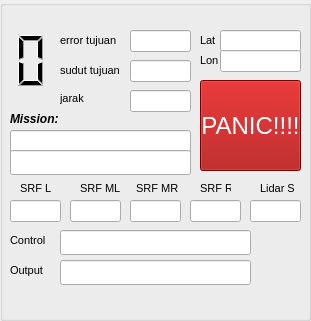
              <widget class="QGroupBox" name="groupBox_2">
               <property name="geometry">
                <rect>
                 <x>1500</x>
                 <y>570</y>
                 <width>311</width>
                 <height>321</height>
                </rect>
               </property>
               <property name="font">
                <font>
                 <pointsize>12</pointsize>
                 <weight>75</weight>
                 <italic>true</italic>
                 <bold>true</bold>
                </font>
               </property>
               <property name="title">
                <string/>
               </property>
               <widget class="QLabel" name="label_81">
                <property name="geometry">
                 <rect>
                  <x>60</x>
                  <y>30</y>
                  <width>71</width>
                  <height>20</height>
                 </rect>
                </property>
                <property name="font">
                 <font>
                  <pointsize>8</pointsize>
                  <weight>50</weight>
                  <italic>false</italic>
                  <bold>false</bold>
                 </font>
                </property>
                <property name="text">
                 <string>error tujuan</string>
                </property>
               </widget>
               <widget class="QLabel" name="label_82">
                <property name="geometry">
                 <rect>
                  <x>60</x>
                  <y>60</y>
                  <width>71</width>
                  <height>20</height>
                 </rect>
                </property>
                <property name="font">
                 <font>
                  <pointsize>8</pointsize>
                  <weight>50</weight>
                  <italic>false</italic>
                  <bold>false</bold>
                 </font>
                </property>
                <property name="text">
                 <string>sudut tujuan</string>
                </property>
               </widget>
               <widget class="QLineEdit" name="lineEditErrorSudut">
                <property name="geometry">
                 <rect>
                  <x>130</x>
                  <y>30</y>
                  <width>61</width>
                  <height>22</height>
                 </rect>
                </property>
                <property name="font">
                 <font>
                  <pointsize>8</pointsize>
                  <weight>50</weight>
                  <italic>false</italic>
                  <bold>false</bold>
                 </font>
                </property>
                <property name="text">
                 <string/>
                </property>
                <property name="readOnly">
                 <bool>true</bool>
                </property>
               </widget>
               <widget class="QLineEdit" name="lineEditSudutTujuan">
                <property name="geometry">
                 <rect>
                  <x>130</x>
                  <y>60</y>
                  <width>61</width>
                  <height>22</height>
                 </rect>
                </property>
                <property name="font">
                 <font>
                  <pointsize>8</pointsize>
                  <weight>50</weight>
                  <italic>false</italic>
                  <bold>false</bold>
                 </font>
                </property>
                <property name="text">
                 <string/>
                </property>
                <property name="dragEnabled">
                 <bool>true</bool>
                </property>
                <property name="readOnly">
                 <bool>true</bool>
                </property>
               </widget>
               <widget class="QLabel" name="label_24">
                <property name="geometry">
                 <rect>
                  <x>60</x>
                  <y>90</y>
                  <width>55</width>
                  <height>16</height>
                 </rect>
                </property>
                <property name="font">
                 <font>
                  <pointsize>8</pointsize>
                  <weight>50</weight>
                  <italic>false</italic>
                  <bold>false</bold>
                 </font>
                </property>
                <property name="text">
                 <string>jarak</string>
                </property>
               </widget>
               <widget class="QLineEdit" name="lineEditJarak">
                <property name="geometry">
                 <rect>
                  <x>130</x>
                  <y>90</y>
                  <width>61</width>
                  <height>22</height>
                 </rect>
                </property>
                <property name="font">
                 <font>
                  <pointsize>8</pointsize>
                  <weight>50</weight>
                  <italic>false</italic>
                  <bold>false</bold>
                 </font>
                </property>
                <property name="text">
                 <string/>
                </property>
                <property name="readOnly">
                 <bool>true</bool>
                </property>
               </widget>
               <widget class="QLineEdit" name="lineEditCurrentMission">
                <property name="geometry">
                 <rect>
                  <x>10</x>
                  <y>130</y>
                  <width>181</width>
                  <height>25</height>
                 </rect>
                </property>
                <property name="font">
                 <font>
                  <weight>50</weight>
                  <italic>false</italic>
                  <bold>false</bold>
                 </font>
                </property>
                <property name="text">
                 <string/>
                </property>
                <property name="readOnly">
                 <bool>true</bool>
                </property>
               </widget>
               <widget class="QLabel" name="label_89">
                <property name="geometry">
                 <rect>
                  <x>10</x>
                  <y>110</y>
                  <width>67</width>
                  <height>17</height>
                 </rect>
                </property>
                <property name="font">
                 <font>
                  <pointsize>9</pointsize>
                 </font>
                </property>
                <property name="text">
                 <string>Mission:</string>
                </property>
               </widget>
               <widget class="QLineEdit" name="lineEditCurrentMission_2">
                <property name="geometry">
                 <rect>
                  <x>10</x>
                  <y>150</y>
                  <width>181</width>
                  <height>25</height>
                 </rect>
                </property>
                <property name="font">
                 <font>
                  <pointsize>10</pointsize>
                  <weight>50</weight>
                  <italic>false</italic>
                  <bold>false</bold>
                 </font>
                </property>
                <property name="readOnly">
                 <bool>true</bool>
                </property>
               </widget>
               <widget class="QLineEdit" name="lineEditCurrLat">
                <property name="geometry">
                 <rect>
                  <x>220</x>
                  <y>30</y>
                  <width>81</width>
                  <height>22</height>
                 </rect>
                </property>
                <property name="font">
                 <font>
                  <pointsize>8</pointsize>
                  <weight>50</weight>
                  <italic>false</italic>
                  <bold>false</bold>
                 </font>
                </property>
                <property name="text">
                 <string/>
                </property>
                <property name="readOnly">
                 <bool>true</bool>
                </property>
               </widget>
               <widget class="QLineEdit" name="lineEditCurrLong">
                <property name="geometry">
                 <rect>
                  <x>220</x>
                  <y>50</y>
                  <width>81</width>
                  <height>22</height>
                 </rect>
                </property>
                <property name="font">
                 <font>
                  <pointsize>8</pointsize>
                  <weight>50</weight>
                  <italic>false</italic>
                  <bold>false</bold>
                 </font>
                </property>
                <property name="text">
                 <string/>
                </property>
                <property name="readOnly">
                 <bool>true</bool>
                </property>
               </widget>
               <widget class="QLabel" name="label_42">
                <property name="geometry">
                 <rect>
                  <x>200</x>
                  <y>30</y>
                  <width>21</width>
                  <height>20</height>
                 </rect>
                </property>
                <property name="font">
                 <font>
                  <pointsize>8</pointsize>
                  <weight>50</weight>
                  <italic>false</italic>
                  <bold>false</bold>
                 </font>
                </property>
                <property name="text">
                 <string>Lat</string>
                </property>
               </widget>
               <widget class="QLabel" name="label_46">
                <property name="geometry">
                 <rect>
                  <x>200</x>
                  <y>50</y>
                  <width>21</width>
                  <height>20</height>
                 </rect>
                </property>
                <property name="font">
                 <font>
                  <pointsize>8</pointsize>
                  <weight>50</weight>
                  <italic>false</italic>
                  <bold>false</bold>
                 </font>
                </property>
                <property name="text">
                 <string>Lon</string>
                </property>
               </widget>
               <widget class="QLineEdit" name="lineEditSRFKiri">
                <property name="geometry">
                 <rect>
                  <x>10</x>
                  <y>200</y>
                  <width>51</width>
                  <height>22</height>
                 </rect>
                </property>
                <property name="font">
                 <font>
                  <pointsize>8</pointsize>
                  <weight>50</weight>
                  <italic>false</italic>
                  <bold>false</bold>
                 </font>
                </property>
                <property name="readOnly">
                 <bool>true</bool>
                </property>
               </widget>
               <widget class="QLabel" name="label_75">
                <property name="geometry">
                 <rect>
                  <x>20</x>
                  <y>180</y>
                  <width>31</width>
                  <height>16</height>
                 </rect>
                </property>
                <property name="font">
                 <font>
                  <pointsize>8</pointsize>
                  <weight>50</weight>
                  <italic>false</italic>
                  <bold>false</bold>
                 </font>
                </property>
                <property name="text">
                 <string>SRF L</string>
                </property>
               </widget>
               <widget class="QLineEdit" name="lineEditSRFMKiri">
                <property name="geometry">
                 <rect>
                  <x>70</x>
                  <y>200</y>
                  <width>51</width>
                  <height>22</height>
                 </rect>
                </property>
                <property name="font">
                 <font>
                  <pointsize>8</pointsize>
                  <weight>50</weight>
                  <italic>false</italic>
                  <bold>false</bold>
                 </font>
                </property>
                <property name="readOnly">
                 <bool>true</bool>
                </property>
               </widget>
               <widget class="QLabel" name="label_175">
                <property name="geometry">
                 <rect>
                  <x>80</x>
                  <y>180</y>
                  <width>41</width>
                  <height>16</height>
                 </rect>
                </property>
                <property name="font">
                 <font>
                  <pointsize>8</pointsize>
                  <weight>50</weight>
                  <italic>false</italic>
                  <bold>false</bold>
                 </font>
                </property>
                <property name="text">
                 <string>SRF ML</string>
                </property>
               </widget>
               <widget class="QLineEdit" name="lineEditSRFMKanan">
                <property name="geometry">
                 <rect>
                  <x>130</x>
                  <y>200</y>
                  <width>51</width>
                  <height>22</height>
                 </rect>
                </property>
                <property name="font">
                 <font>
                  <pointsize>8</pointsize>
                  <weight>50</weight>
                  <italic>false</italic>
                  <bold>false</bold>
                 </font>
                </property>
                <property name="readOnly">
                 <bool>true</bool>
                </property>
               </widget>
               <widget class="QLabel" name="label_176">
                <property name="geometry">
                 <rect>
                  <x>130</x>
                  <y>180</y>
                  <width>51</width>
                  <height>16</height>
                 </rect>
                </property>
                <property name="font">
                 <font>
                  <pointsize>8</pointsize>
                  <weight>50</weight>
                  <italic>false</italic>
                  <bold>false</bold>
                 </font>
                </property>
                <property name="text">
                 <string>  SRF MR</string>
                </property>
               </widget>
               <widget class="QLineEdit" name="lineEditSRFKanan">
                <property name="geometry">
                 <rect>
                  <x>190</x>
                  <y>200</y>
                  <width>51</width>
                  <height>22</height>
                 </rect>
                </property>
                <property name="font">
                 <font>
                  <pointsize>8</pointsize>
                  <weight>50</weight>
                  <italic>false</italic>
                  <bold>false</bold>
                 </font>
                </property>
                <property name="readOnly">
                 <bool>true</bool>
                </property>
               </widget>
               <widget class="QLabel" name="label_76">
                <property name="geometry">
                 <rect>
                  <x>200</x>
                  <y>180</y>
                  <width>31</width>
                  <height>16</height>
                 </rect>
                </property>
                <property name="font">
                 <font>
                  <pointsize>8</pointsize>
                  <weight>50</weight>
                  <italic>false</italic>
                  <bold>false</bold>
                 </font>
                </property>
                <property name="text">
                 <string>SRF R</string>
                </property>
               </widget>
               <widget class="QLineEdit" name="lineEditSRFSamping">
                <property name="geometry">
                 <rect>
                  <x>250</x>
                  <y>200</y>
                  <width>51</width>
                  <height>22</height>
                 </rect>
                </property>
                <property name="font">
                 <font>
                  <pointsize>8</pointsize>
                  <weight>50</weight>
                  <italic>false</italic>
                  <bold>false</bold>
                 </font>
                </property>
                <property name="readOnly">
                 <bool>true</bool>
                </property>
               </widget>
               <widget class="QLabel" name="label_67">
                <property name="geometry">
                 <rect>
                  <x>260</x>
                  <y>180</y>
                  <width>41</width>
                  <height>16</height>
                 </rect>
                </property>
                <property name="font">
                 <font>
                  <pointsize>8</pointsize>
                  <weight>50</weight>
                  <italic>false</italic>
                  <bold>false</bold>
                 </font>
                </property>
                <property name="text">
                 <string>Lidar S</string>
                </property>
               </widget>
               <widget class="QLineEdit" name="lineEditOutput">
                <property name="geometry">
                 <rect>
                  <x>60</x>
                  <y>260</y>
                  <width>191</width>
                  <height>25</height>
                 </rect>
                </property>
                <property name="font">
                 <font>
                  <pointsize>9</pointsize>
                  <weight>50</weight>
                  <italic>false</italic>
                  <bold>false</bold>
                 </font>
                </property>
                <property name="readOnly">
                 <bool>true</bool>
                </property>
               </widget>
               <widget class="QLabel" name="label_9">
                <property name="geometry">
                 <rect>
                  <x>10</x>
                  <y>260</y>
                  <width>41</width>
                  <height>20</height>
                 </rect>
                </property>
                <property name="font">
                 <font>
                  <pointsize>8</pointsize>
                  <weight>50</weight>
                  <italic>false</italic>
                  <bold>false</bold>
                 </font>
                </property>
                <property name="text">
                 <string>Output</string>
                </property>
               </widget>
               <widget class="QLCDNumber" name="lcdNumberWaypoint">
                <property name="geometry">
                 <rect>
                  <x>10</x>
                  <y>30</y>
                  <width>41</width>
                  <height>61</height>
                 </rect>
                </property>
                <property name="font">
                 <font>
                  <family>Ubuntu</family>
                 </font>
                </property>
                <property name="styleSheet">
                 <string notr="true"/>
                </property>
                <property name="frameShape">
                 <enum>QFrame::NoFrame</enum>
                </property>
                <property name="frameShadow">
                 <enum>QFrame::Raised</enum>
                </property>
                <property name="lineWidth">
                 <number>6</number>
                </property>
                <property name="digitCount">
                 <number>1</number>
                </property>
                <property name="segmentStyle">
                 <enum>QLCDNumber::Filled</enum>
                </property>
                <property name="value" stdset="0">
                 <double>0.000000000000000</double>
                </property>
               </widget>
               <widget class="QLabel" name="label_17">
                <property name="geometry">
                 <rect>
                  <x>10</x>
                  <y>230</y>
                  <width>41</width>
                  <height>20</height>
                 </rect>
                </property>
                <property name="font">
                 <font>
                  <pointsize>8</pointsize>
                  <weight>50</weight>
                  <italic>false</italic>
                  <bold>false</bold>
                 </font>
                </property>
                <property name="text">
                 <string>Control</string>
                </property>
               </widget>
               <widget class="QLineEdit" name="lineEditControlStatus">
                <property name="geometry">
                 <rect>
                  <x>60</x>
                  <y>230</y>
                  <width>191</width>
                  <height>25</height>
                 </rect>
                </property>
                <property name="font">
                 <font>
                  <pointsize>9</pointsize>
                  <weight>50</weight>
                  <italic>false</italic>
                  <bold>false</bold>
                 </font>
                </property>
                <property name="readOnly">
                 <bool>true</bool>
                </property>
               </widget>
               <widget class="QPushButton" name="pushButtonPanic">
                <property name="geometry">
                 <rect>
                  <x>200</x>
                  <y>80</y>
                  <width>101</width>
                  <height>91</height>
                 </rect>
                </property>
                <property name="font">
                 <font>
                  <pointsize>18</pointsize>
                  <weight>50</weight>
                  <italic>false</italic>
                  <bold>false</bold>
                 </font>
                </property>
                <property name="styleSheet">
                 <string notr="true">:enabled{background-color:rgb(164, 0, 0);
color:white;
}
:disabled{
background-color:rgb(169, 169, 169);
color:black;
}</string>
                </property>
                <property name="text">
                 <string>PANIC!!!!</string>
                </property>
                <property name="autoDefault">
                 <bool>false</bool>
                </property>
                <property name="default">
                 <bool>false</bool>
                </property>
                <property name="flat">
                 <bool>false</bool>
                </property>
               </widget>
              </widget>
